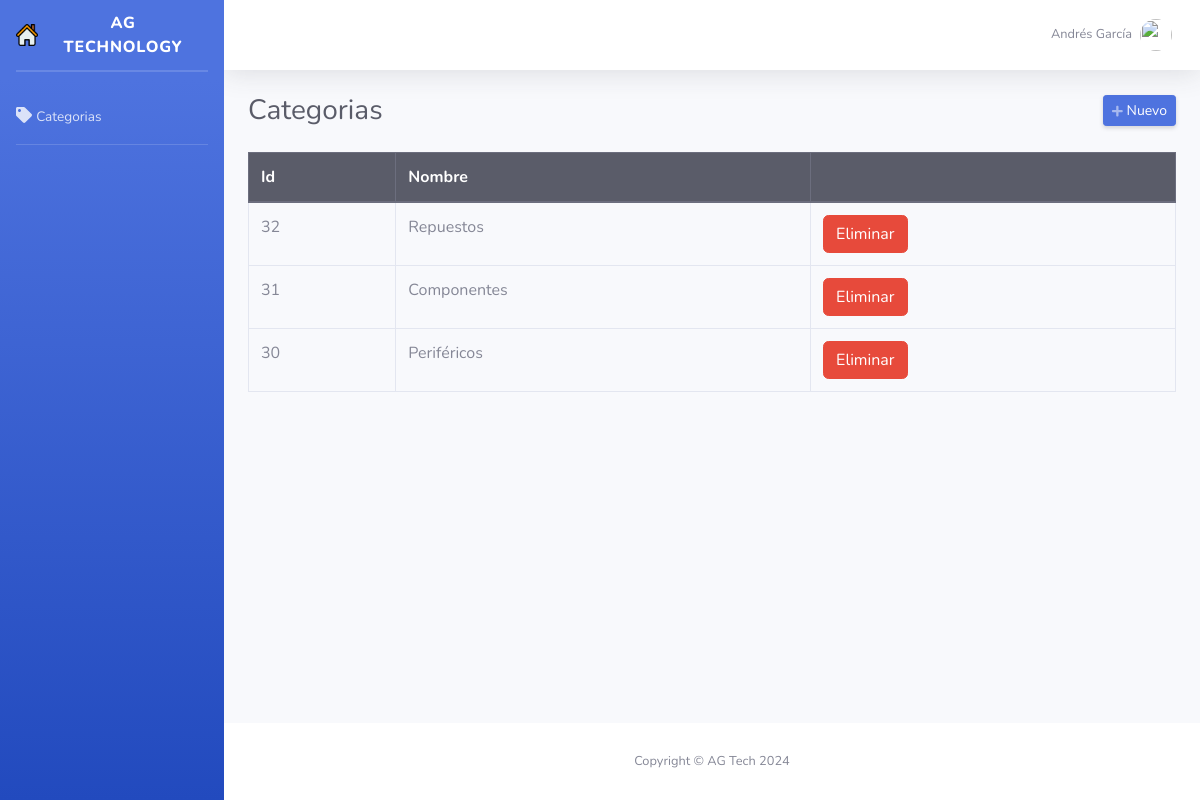
The page /admin/categorias.php (signed in) on the database as committed earlier.
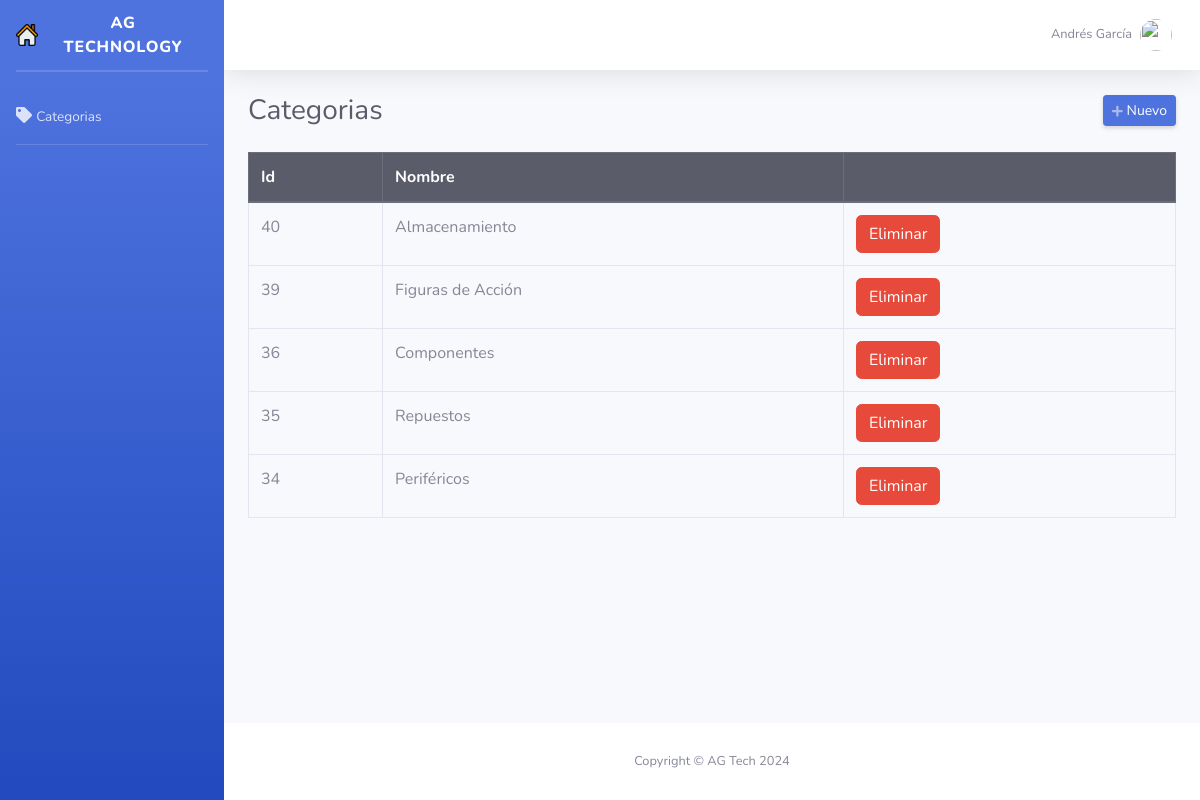
The same page on the database as committed later.
### tables this page shows
CREATE TABLE `categorias` (
  `id` int(11) NOT NULL,
  `categoria` varchar(50) NOT NULL
);

### admin/categorias.php (the view, shortened to what this page needs)
<?php
require_once "../config/conexion.php";
include("includes/header.php");
?>
<div class="d-sm-flex align-items-center justify-content-between mb-4">
    <h1 class="h3 mb-0 text-gray-800">Categorias</h1>
    <a href="#" class="d-none d-sm-inline-block btn btn-sm btn-primary shadow-sm" id="abrirCategoria"><i class="fas fa-plus fa-sm text-white-50"></i> Nuevo</a>
</div>
<div class="row">
    <div class="col-md-12">
        <div class="table-responsive">
            <table class="table table-hover table-bordered" style="width: 100%;">
                <thead class="thead-dark">
                    <tr>
                        <th>Id</th>
                        <th>Nombre</th>
                        <th></th>
                    </tr>
                </thead>
                <tbody>
                    <?php
                    $query = mysqli_query($conexion, "SELECT * FROM categorias ORDER BY id DESC");
                    while ($data = mysqli_fetch_assoc($query)) { ?>
                        <tr>
                            <td><?php echo $data['id']; ?></td>
                            <td><?php echo $data['categoria']; ?></td>
                            <td>
                                <form method="post" action="eliminar.php?accion=cli&id=<?php echo $data['id']; ?>" class="d-inline eliminar">
                                    <button class="btn btn-danger" type="submit">Eliminar</button>
                                </form>
                            </td>
                        </tr>
                    <?php } ?>
                </tbody>
            </table>
        </div>
    </div>
</div>
<?php include("includes/footer.php"); ?>

### admin/includes/header.php (shortened to what this page needs)
<!DOCTYPE html>
<html lang="en">
<head>
    <link href="../assets/css/sb-admin-2.min.css" rel="stylesheet">
</head>
<body id="page-top">
    <div id="wrapper">
        <ul class="navbar-nav bg-gradient-primary sidebar sidebar-dark accordion" id="accordionSidebar">
<a class="sidebar-brand d-flex align-items-center justify-content-center" href="../index.php">
    <img  src="../assets/img/tienda.png" style="width: 22px; height: 22px;">
    <div class="sidebar-brand-text mx-3">AG Technology <sup></sup></div>
</a>
            <hr class="sidebar-divider my-0">
            <hr class="sidebar-divider">
            <li class="nav-item">
                <a class="nav-link" href="categorias.php">
                    <i class="fas fa-tag"></i>
                    <span>Categorias</span></a>
            </li>
            <hr class="sidebar-divider d-none d-md-block">
        </ul>
        <div id="content-wrapper" class="d-flex flex-column">
            <div id="content">
                <nav class="navbar navbar-expand navbar-light bg-white topbar mb-4 static-top shadow">
                    <ul class="navbar-nav ml-auto">
                        <li class="nav-item dropdown no-arrow">
                            <a class="nav-link dropdown-toggle" href="#" id="userDropdown" role="button" data-toggle="dropdown" aria-haspopup="true" aria-expanded="false">
                                <span class="mr-2 d-none d-lg-inline text-gray-600 small"><?php echo $_SESSION['nombre']; ?></span>
                                <img class="img-profile rounded-circle" src="https://static-cdn.jtvnw.net/jtv_user_pictures/105ec3ba-0afa-4dec-83d3-bbe51d96e8a2-profile_image-70x70.png">
                            </a>
                        </li>
                    </ul>
                </nav>
                <div class="container-fluid">

### admin/includes/footer.php (shortened to what this page needs)
</div>
</div>
<footer class="sticky-footer bg-white">
    <div class="container my-auto">
        <div class="copyright text-center my-auto">
            <span>Copyright &copy; AG Tech 2024</span>
        </div>
    </div>
</footer>
</div>
</div>
</body>
</html>

Rows that differ between the two databases and show on the page:
removed categorias: id "32", categoria "Repuestos"
removed categorias: id "31", categoria "Componentes"
removed categorias: id "30", categoria "Periféricos"
added categorias: id "40", categoria "Almacenamiento"
added categorias: id "39", categoria "Figuras de Acción"
added categorias: id "36", categoria "Componentes"
added categorias: id "35", categoria "Repuestos"
added categorias: id "34", categoria "Periféricos"
